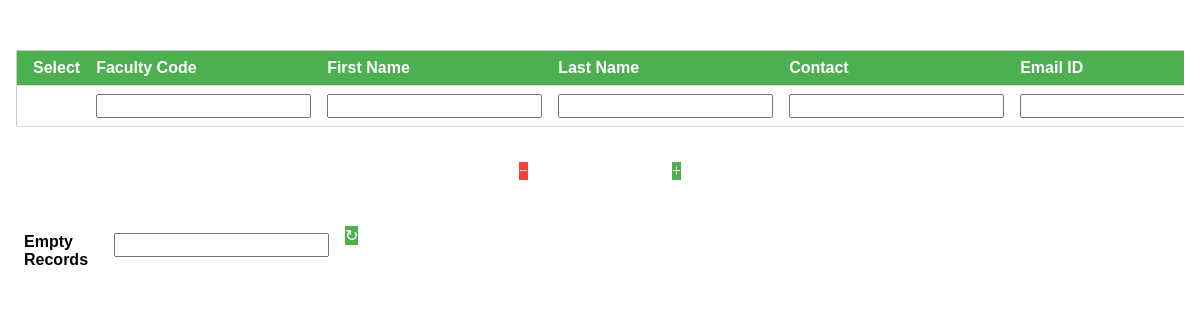
The page /feedback/faculty (signed in) on the database as committed earlier.
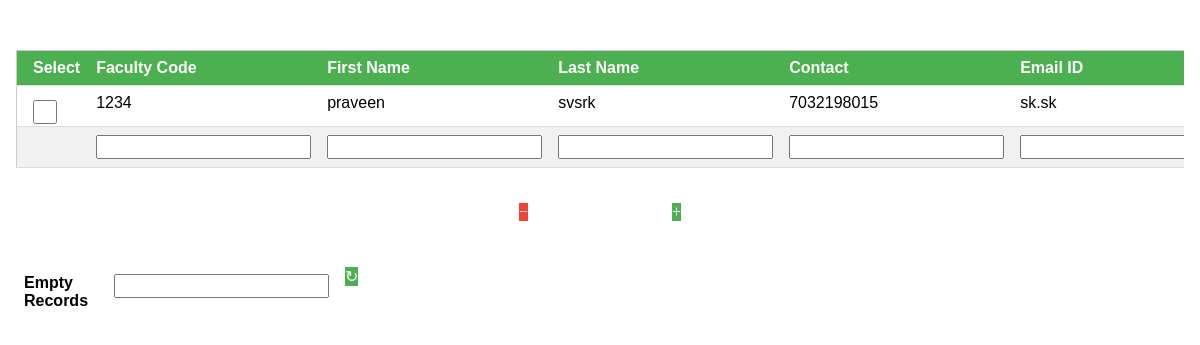
The same page on the database as committed later.
### Feedback/models.py (models this page shows, shortened)
class Faculty(models.Model):
    faculty_code = models.CharField(primary_key=True, max_length=10)
    faculty_first_name = models.CharField(max_length=30)
    faculty_last_name = models.CharField(max_length=30)
    faculty_tel = models.CharField(max_length=30)
    faculty_email = models.CharField(max_length=30)
    home_department = models.CharField(max_length=30)
    joining_date = models.DateTimeField()
    relieved_date = models.DateTimeField(null=True, blank=True)

### Feedback/views.py (the view)
@login_required
def faculty(request):
    error = ''
    entries = 1
    myformset = modelformset_factory(Faculty, FacultyForm, extra=entries)
    formset=myformset(queryset=Faculty.objects.none())
    countform = FieldCountForm()
    deleteform = DeleteForm()
    if request.method == 'POST':
        if 'add_empty_records' in request.POST: #add rows
            entries = int(request.POST['add_empty_records'])
            myformset = modelformset_factory(Faculty, FacultyForm, extra=entries)
            formset = myformset(queryset=Faculty.objects.none())
        elif 'form-0-faculty_code' in request.POST: #add records
            formset = myformset(request.POST, queryset=Faculty.objects.none())
            if formset.is_valid():
                formset.save()
                formset = myformset(queryset=Faculty.objects.none())
            else:
                error = "ERROR: Already exists/Invalid/Empty records"
        else: #delete selected records
            indices = ''.join(request.POST.keys()).replace("form-", '').replace("-check", ' ').split()
            indices = map(int, indices)
            indices.sort(reverse=True)
            objects = Faculty.objects.all()
            try:
                for i in indices:
                    objects[i].delete()
            except:
                error = "ERROR: Faculty code does not exist/Error performing deletion"
    else:
        formset = myformset(queryset=Faculty.objects.none())
        countform = FieldCountForm()
        deleteform = DeleteForm()
    return render_to_response('faculty.html', {'formset': formset, 'countform': countform, 'deleteform': deleteform,
                                                    'database': myformset(), 'username': request.user.username,
                                                    'error': error})

### Feedback/forms.py
class FieldCountForm(forms.Form):
    add_empty_records = forms.IntegerField()

class DeleteForm(forms.Form):
    academic_year_code = forms.IntegerField()

### Feedback/templates/faculty.html (shortened to what this page needs)
{% load static %}
<html>
    <head>
        <link rel="stylesheet" href="{% static 'w3.css'%}"/>
    </head>
    <body>
        <div style="margin-top:50px" class="w3-container">
            {% block table_display %}
            <div class="w3-responsive">
                <table class="w3-table-all w3-center">
                    <tr class="w3-green">
                        <th>Select</th>
                        <th>Faculty Code</th>
                        <th>First Name</th>
                        <th>Last Name</th>
                        <th>Contact</th>
                        <th>Email ID</th>
                    </tr>
                    <form method="post" name="table" action="">
                        {% for form in database %}
                            <tr>
                                {% if not form.faculty_code.value is None %}
                                    <td>{{ form.check }}</td>
                                    <td>{{ form.faculty_code.value }}</td>
                                    <td>{{ form.faculty_first_name.value }}</td>
                                    <td>{{ form.faculty_last_name.value }}</td>
                                    <td>{{ form.faculty_tel.value }}</td>
                                    <td>{{ form.faculty_email.value }}</td>
                                {% endif %}
                            </tr>
                        {% endfor %}
                    </form>
                    <form method="post" name="add" action="">
                        {% for form in formset %}
                        <tr>
                            <td></td>
                            <td>{{ form.faculty_code }}</td>
                            <td>{{ form.faculty_first_name }}</td>
                            <td>{{ form.faculty_last_name }}</td>
                            <td>{{ form.faculty_tel }}</td>
                            <td>{{ form.faculty_email }}</td>
                        </tr>
                        {% endfor %}
                    </form>
                    </table>
                <center>
                <button onclick="document.forms['table'].submit()" class="reset w3-btn-floating w3-red" style="margin-top:35px;margin-right:70px">&#x2212;</button>
                <button onclick="document.forms['add'].submit()" class="reset w3-btn-floating w3-green" style="margin-top:35px;margin-left:70px">+</button>
                </center>
                <table class="w3-table" style="width:30%">
                    <tr>
                    <form method="post" name='count' action="">
                        <td style="padding-top:50px"><b>Empty Records</b></td>
                        <td style="padding-top:50px">{{countform.add_empty_records}}</td>
                        <td><button class="reset w3-btn-floating w3-green" style="margin-top:35px">&#x21bb;</button></td>
                    </form>
                    </tr>
                </table>
            </div>
            {% endblock %}
        </div>
    </body>
</html>

### Feedback/static/w3.css (style rules this page uses)
html { box-sizing:border-box }
*,*:before,*:after { box-sizing:inherit }
html { -ms-text-size-adjust:100%;-webkit-text-size-adjust:100% }
body { margin:0 }
button,input,select,textarea { font:inherit;margin:0 }
button,input { overflow:visible }
button,select { text-transform:none }
button,html [type=button],[type=reset],[type=submit] { -webkit-appearance:button }
[type=checkbox],[type=radio] { padding:0 }
html,body { font-family:Verdana,sans-serif;font-size:15px;line-height:1.5 }
html { overflow-x:hidden }
.w3-table,.w3-table-all { border-collapse:collapse;border-spacing:0;width:100%;display:table }
.w3-table-all { border:1px solid #ccc }
.w3-bordered tr,.w3-table-all tr { border-bottom:1px solid #ddd }
.w3-table-all tr:nth-child(odd) { background-color:#fff }
.w3-table-all tr:nth-child(even) { background-color:#f1f1f1 }
.w3-table td,.w3-table th,.w3-table-all td,.w3-table-all th { padding:8px 8px;display:table-cell;text-align:left;vertical-align:top }
.w3-table th:first-child,.w3-table td:first-child,.w3-table-all th:first-child,.w3-table-all td:first-child { padding-left:16px }
.w3-btn,.w3-btn-floating,.w3-btn-floating-large,.w3-closenav,.w3-opennav,.w3-btn-block { -webkit-touch-callout:none;-webkit-user-select:none;-khtml-user-select:none;-moz-user-select:none;-ms-user-select:none;user-select:none }
.w3-btn-floating,.w3-btn-floating-large { display:inline-block;text-align:center;color:#fff;background-color:#000;position:relative;overflow:hidden;z-index:1;padding:0;border-radius:50%;cursor:pointer;font-size:24px }
.w3-btn-floating { width:40px;height:40px;line-height:40px }
.w3-btn,.w3-btn-floating,.w3-dropnav a,.w3-btn-floating-large,.w3-btn-block, .w3-navbar a,.w3-sidenav a,.w3-pagination li a,.w3-hoverable tbody tr,.w3-hoverable li, .w3-accordion-content a,.w3-dropdown-content a,.w3-dropdown-click:hover,.w3-dropdown-hover:hover,.w3-opennav,.w3-closenav,.w3-closebtn,*[class*="w3-hover-"] { -webkit-transition:background-color .25s,color .15s,box-shadow .25s,opacity 0.25s,filter 0.25s,border 0.15s;transition:background-color .25s,color .15s,box-shadow .15s,opacity .25s,filter .25s,border .15s }
input[type=checkbox].w3-check,input[type=radio].w3-radio { width:24px;height:24px;position:relative;top:6px }
.w3-responsive { overflow-x:auto }
.w3-container:after,.w3-panel:after,.w3-row:after,.w3-row-padding:after,.w3-topnav:after,.w3-clear:after,.w3-btn-group:before,.w3-btn-group:after,.w3-btn-bar:before,.w3-btn-bar:after { content:"";display:table;clear:both }
.w3-center { text-align:center!important }
.w3-container { padding:0.01em 16px }
.w3-green,.w3-hover-green:hover { color:#fff!important;background-color:#4CAF50!important }
.w3-red,.w3-hover-red:hover { color:#fff!important;background-color:#f44336!important }

Rows that differ between the two databases and show on the page:
added Faculty: faculty_code.value "1234", faculty_first_name.value "praveen", faculty_last_name.value "svsrk", faculty_tel.value "7032198015", faculty_email.value "sk.sk"
